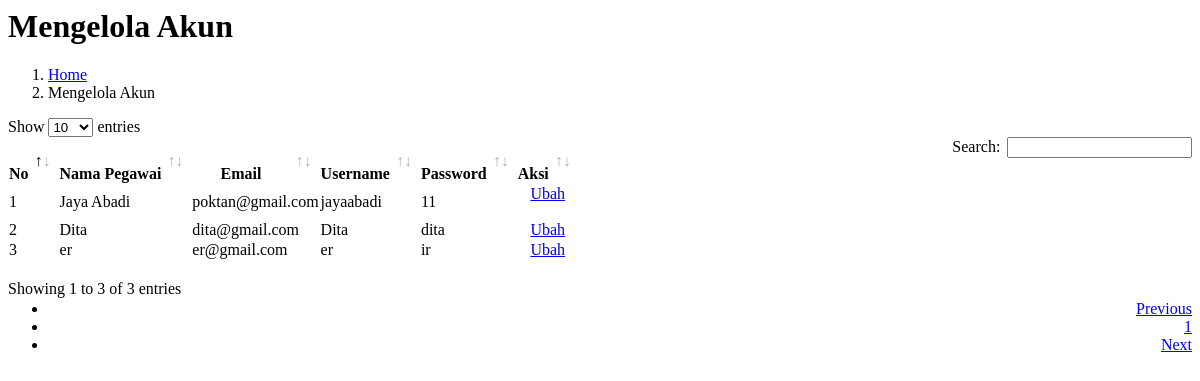
/pages/admin/passwordread.php, run on the app's committed database.
### tables this page shows
CREATE TABLE `pengguna` (
  `id` int(11) NOT NULL,
  `nama` varchar(100) NOT NULL,
  `email` varchar(100) NOT NULL,
  `username` varchar(100) NOT NULL,
  `password` varchar(100) NOT NULL,
  `level` varchar(100) NOT NULL
);

### pages/admin/passwordread.php (the view, shortened to what this page needs)
<?php include_once "partials/cssdatatables.php" ?>
<div class="content-header">
    <div class="container-fluid">
        <div class="row mb-2">
            <div class="col-sm-6">
                <h1 class="m-0 text-white">Mengelola Akun</h1>
            </div>
            <div class="col-sm-6">
                <ol class="breadcrumb float-sm-right">
                    <li class="breadcrumb-item">
                        <a href="?page=home"> Home</a>
                    </li>
                    <li class="breadcrumb-item text-light">Mengelola Akun</li>
                </ol>
            </div>
        </div>
    </div>
</div>
<div class="content">
    <div class="card">
        <div class="card-body">
        <table id="mytable" class="table table-bordered table-hover">
            <thead>
                <tr>
                    <th>No</th>
                    <th>Nama Pegawai</th>
                    <th>Email</th>
                    <th>Username</th>
                    <th>Password</th>
                    <th>Aksi</th>
                </tr>
            </thead>
            <tbody>
            <?php
            $database = new Database();
            $db = $database->getConnection();
            $selectSQL = "SELECT * FROM pengguna";
            $stmt = $db->prepare($selectSQL);
            $stmt->execute();
            $no = 1;
            while ($row = $stmt->fetch(PDO::FETCH_ASSOC)) {
            ?>
            <tr>
                <td><?php echo $no++ ?></td>
                <td><?php echo $row['nama'] ?></td>
                <td><?php echo $row['email'] ?></td>
                <td><?php echo $row['username'] ?></td>
                <td><?php echo $row['password'] ?></td>
                <td align="center">
                    <form action="" method="POST">
                    <a href="?page=passwordupdate&id=<?php echo $row['id'] ?>"
                    class="btn btn-primary btn-sm">
                        <i class="fa fa-edit"></i> Ubah
                    </a>
                </td>
            </tr>
            <?php
            }
            ?>
            </tbody>
        </table>
        </div>
    </div>
</div>

### partials/cssdatatables.php
<link rel="stylesheet" href="plugins/datatables-bs4/css/dataTables.bootstrap4.min.css">
<link rel="stylesheet" href="plugins/datatables-responsive/css/responsive.bootstrap4.min.css">
<link rel="stylesheet" href="plugins/datatables-buttons/css/buttons.bootstrap4.min.css">

### data on the page
pengguna: nama "Jaya Abadi", email "poktan@gmail.com", username "jayaabadi", password "11"
pengguna: nama "Dita", email "dita@gmail.com", username "Dita", password "dita"
pengguna: nama "er", email "er@gmail.com", username "er", password "ir"
